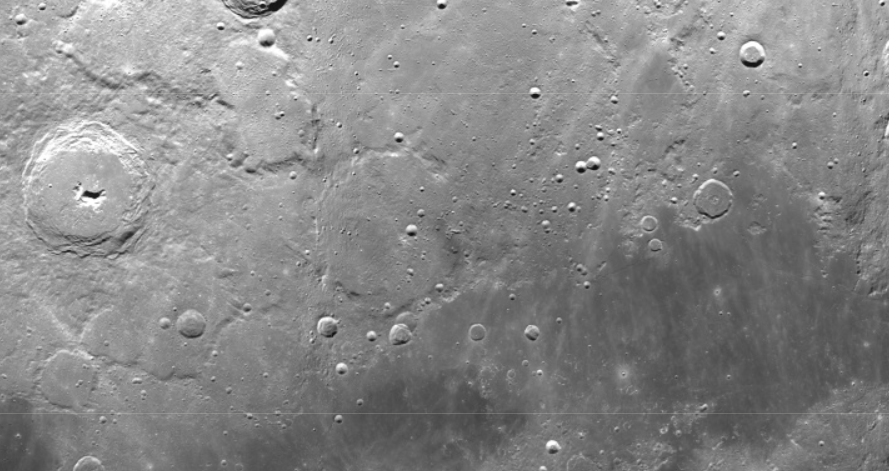
#> input picture test-isatyamks/Screenshot 2024-07-11 153733.png, 889 x 471 px, found by its file name
$ python app.py
#> lines starting #> are read from the running program, lines starting #| are printed output that depends on the picture; after the words box and inside, x2 and y2 are one past the last pixel; in counts of white or black regions, pixels touching at a corner belong together
import cv2
import numpy as np
import matplotlib.pyplot as plt

image_path = 'test-isatyamks/Screenshot 2024-07-11 153733.png'
image = cv2.imread(image_path)
#> image is the input picture: shape (471, 889, 3); mean B, G, R 135.7, 135.7, 135.7

gray_image = cv2.cvtColor(image, cv2.COLOR_BGR2GRAY)

normalized_image = cv2.normalize(gray_image, None, 0, 255, cv2.NORM_MINMAX)

blurred_image = cv2.GaussianBlur(normalized_image, (5, 5), 0)

edges = cv2.Canny(blurred_image, 100, 200)
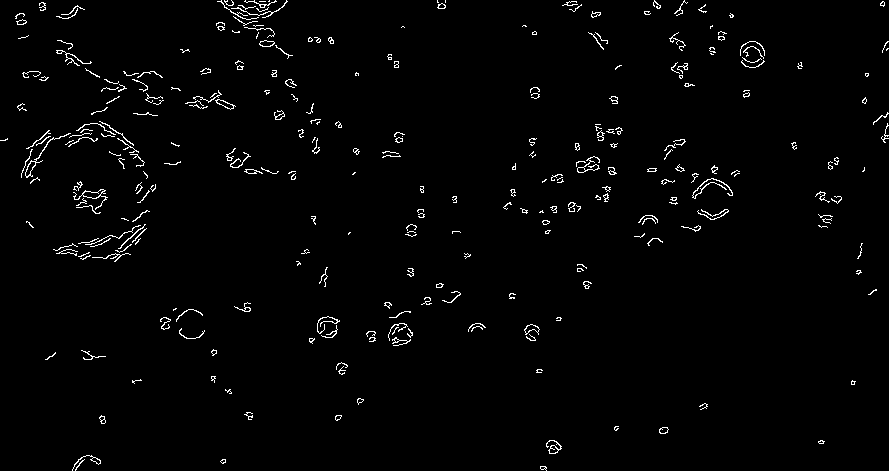
#> edges: shape (471, 889); 1.8% white in thin lines or dots


kernel = np.ones((3, 3), np.uint8)
dilated_image = cv2.dilate(edges, kernel, iterations=1)
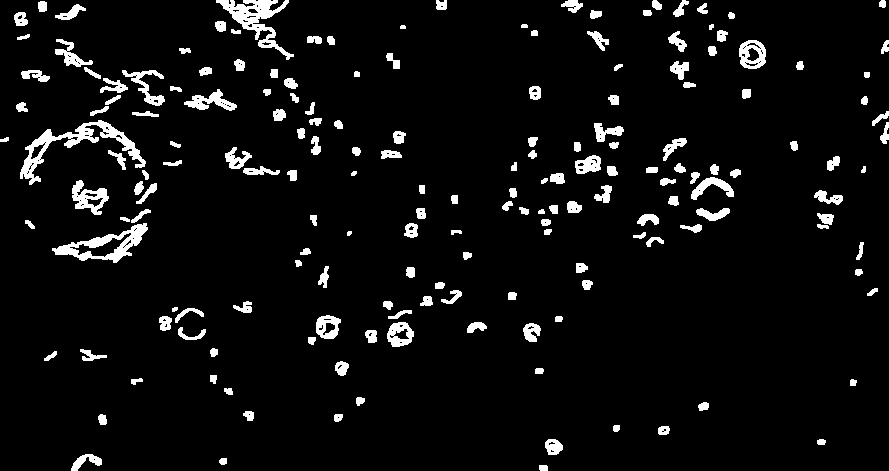
#> dilated_image: shape (471, 889); 5.6% white; 180 white regions, largest, box (x1, y1, x2, y2) and area: (20, 120, 146, 185) 1730, (216, 0, 294, 60) 1407, (52, 223, 148, 263) 1268
eroded_image = cv2.erode(dilated_image, kernel, iterations=1)
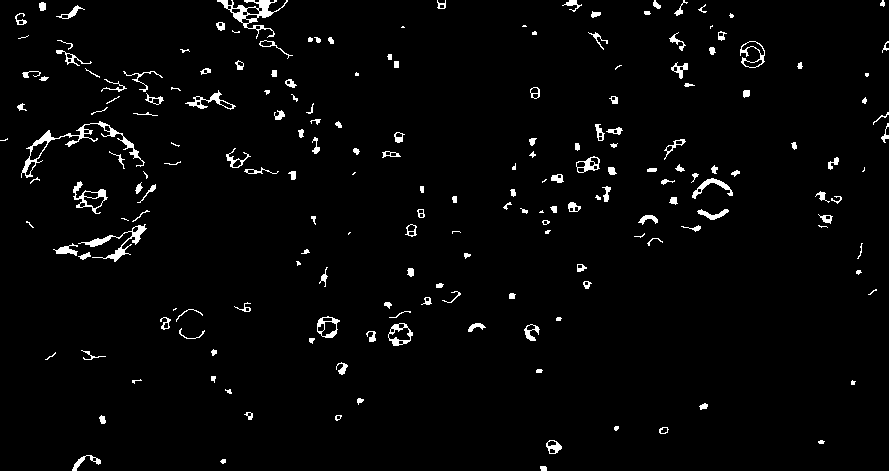
#> eroded_image: shape (471, 889); 2.6% white; 192 white regions (36 under 20 px), largest, box (x1, y1, x2, y2) and area: (21, 121, 145, 178) 812, (217, 0, 288, 39) 660, (78, 224, 147, 262) 505


# Apply Hough Circle Transform to detect circles
circles = cv2.HoughCircles(eroded_image, cv2.HOUGH_GRADIENT, dp=1, minDist=20, param1=50, param2=30, minRadius=10, maxRadius=100)
#> circles = [[87.5, 195.5, 63.3], [94.5, 168.5, 44.1]]

# Draw bounding boxes and label craters
output_image = image.copy()
if circles is not None:
    circles = np.uint16(np.around(circles))
#> circles = [[88, 196, 63], [94, 168, 44]]
    for i in circles[0, :]:
        # Draw the outer circle
        cv2.circle(output_image, (i[0], i[1]), i[2], (255, 0, 0), 2)
        # Draw the center of the circle
        cv2.circle(output_image, (i[0], i[1]), 2, (255, 0, 0), 3)
        # Label the crater
        cv2.putText(output_image, 'Crater', (i[0] - 20, i[1] - 20), cv2.FONT_HERSHEY_SIMPLEX, 0.5, (255, 0, 0), 2)
#> this loop made 2 passes
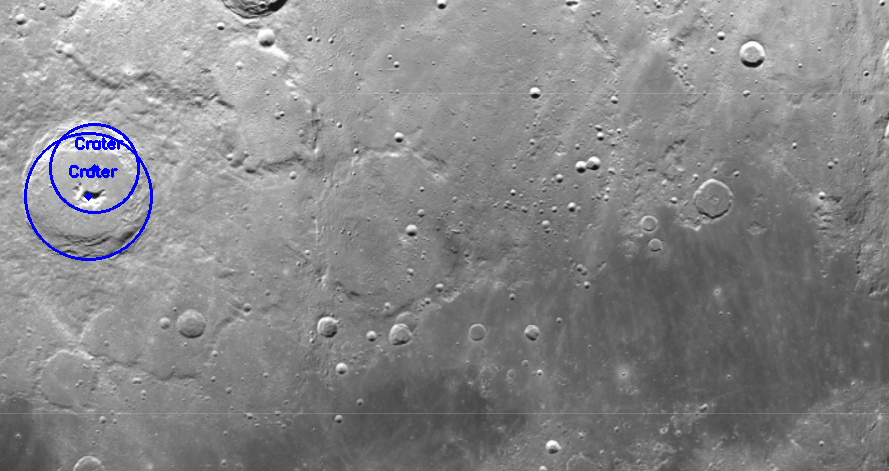
#> output_image: shape (471, 889, 3); 0.62% of pixels changed, all inside (x1, y1, x2, y2) = (24, 123, 153, 261)

# Display the final image with detected craters
plt.imshow(cv2.cvtColor(output_image, cv2.COLOR_BGR2RGB))
plt.title('Detected Craters')
plt.show()


# cv2.imwrite('output_image.png', output_image)
